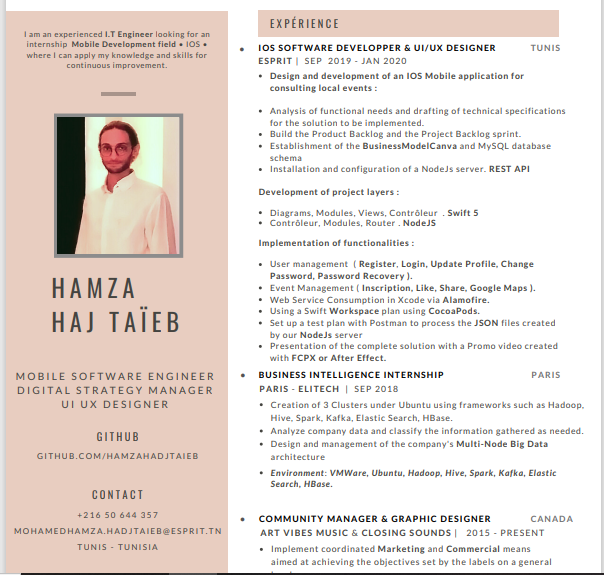
#> input picture ImagesCV/hamzaCvv.PNG, 604 x 575 px
$ python ExtractInfoFromCV.py
#> lines starting #> are read from the running program, lines starting #| are printed output that depends on the picture; after the words box and inside, x2 and y2 are one past the last pixel; in counts of white or black regions, pixels touching at a corner belong together
#> in getFaceFromCV, img2 is the input picture: shape (575, 604, 3); mean B, G, R 217.7, 222.8, 232.2
import cv2

face_cascade = cv2.CascadeClassifier('HaarCascades/haarcascade_frontalface_default.xml')

face_cv_list = []

def extract_face_cv_image(face_cascade,img,filename):

#> called with filename = 'cv_roi'
    gray = cv2.cvtColor(img, cv2.COLOR_BGR2GRAY)
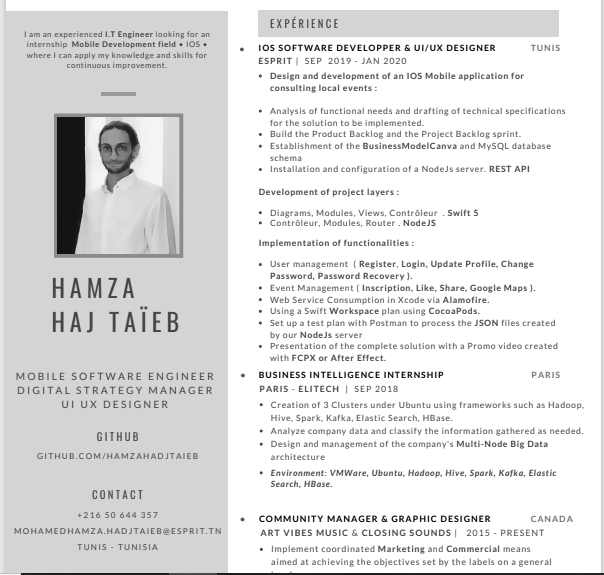
#> gray: shape (575, 604); min 3, max 255, mean 225.2

    faces = face_cascade.detectMultiScale(gray, 2, 5)
#> faces = [[91, 129, 48, 48]]
    for (x, y, w, h) in faces:
        img = cv2.rectangle(img, (x, y), (x + w, y + h), (255, 0, 0), 2)
        roi_gray = gray[y:y + h, x:x + w]
        roi_face = img[y:y + h, x:x + w]
        face_cv_list.append(roi_face)
#> this loop made 1 pass
#> pass 1, in extract_face_cv_image, `img = cv2.rectangle(img, (x, y), (x + w, y + h), (255, 0, 0), 2)`:
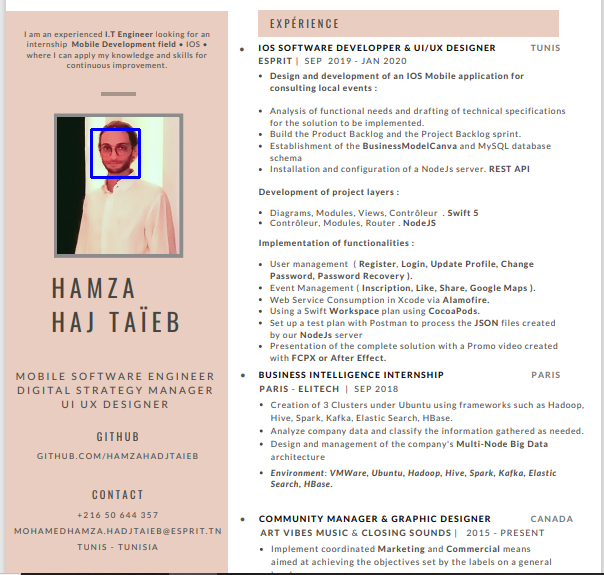
#> img: shape (575, 604, 3); 0.16% of pixels changed, all inside (x1, y1, x2, y2) = (90, 128, 141, 179)
#> pass 1, in extract_face_cv_image, `roi_gray = gray[y:y + h, x:x + w]`:
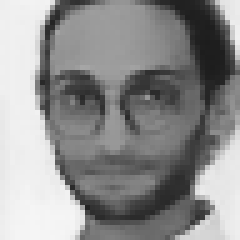
#> roi_gray: shape (48, 48) (shown 5 times larger); min 29, max 245, mean 142.9
#> pass 1, in extract_face_cv_image, `roi_face = img[y:y + h, x:x + w]`:
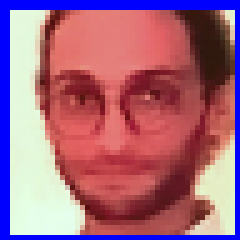
#> roi_face: shape (48, 48, 3) (shown 5 times larger); mean B, G, R 127.2, 102.7, 163.6
#> after the loop, face_cv_list = 1 item


def getFaceFromCV():
    img2 = cv2.imread('ImagesCV/hamzaCvv.PNG')
    extract_face_cv_image(face_cascade, img2, "cv_roi")
    #cv2.imshow('Original CV', img2)

    if len(face_cv_list) >0:
        return max(face_cv_list, key=lambda face: face.shape[0]*face.shape[1])
    else:
        return None


def main():
    print(getFaceFromCV())

    # filterAndExtractInfo(v)
    cv2.waitKey(0)
    cv2.destroyAllWindows()


if __name__ == '__main__':
    main()

$ run again, with ImagesCV/cvv.PNG copied over ImagesCV/hamzaCvv.PNG
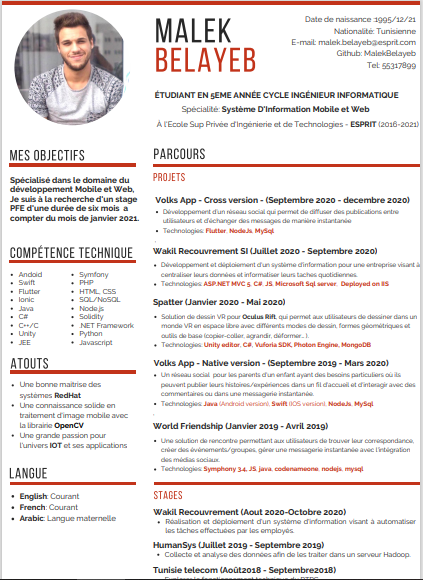
#> input picture ImagesCV/cvv.PNG, 423 x 580 px
#> in getFaceFromCV, img2 is the input picture: shape (580, 423, 3); mean B, G, R 229.9, 230.6, 235.5
#> in extract_face_cv_image, `gray = cv2.cvtColor(img, cv2.COLOR_BGR2GRAY)`:
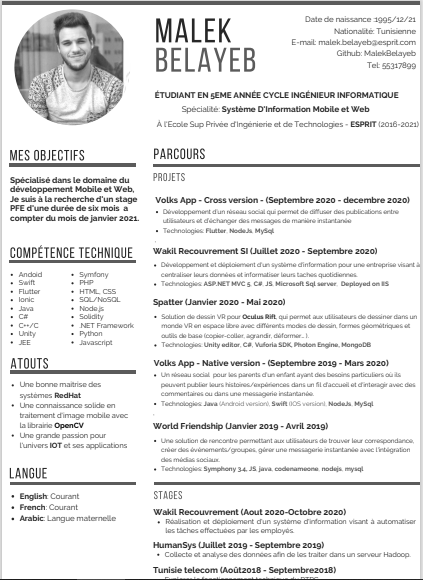
#> gray: shape (580, 423); min 24, max 255, mean 232
#> faces = [[51, 24, 48, 48]]
#> the loop in extract_face_cv_image, `for (x, y, w, h) in faces:` made 1 pass
#> pass 1, in extract_face_cv_image, `roi_face = img[y:y + h, x:x + w]`:
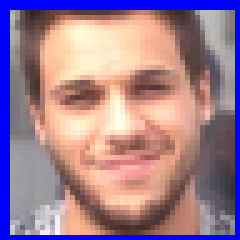
#> roi_face: shape (48, 48, 3) (shown 5 times larger); mean B, G, R 146.3, 127.1, 159.3
#> after the loop in extract_face_cv_image, `for (x, y, w, h) in faces:`: face_cv_list = 1 item
